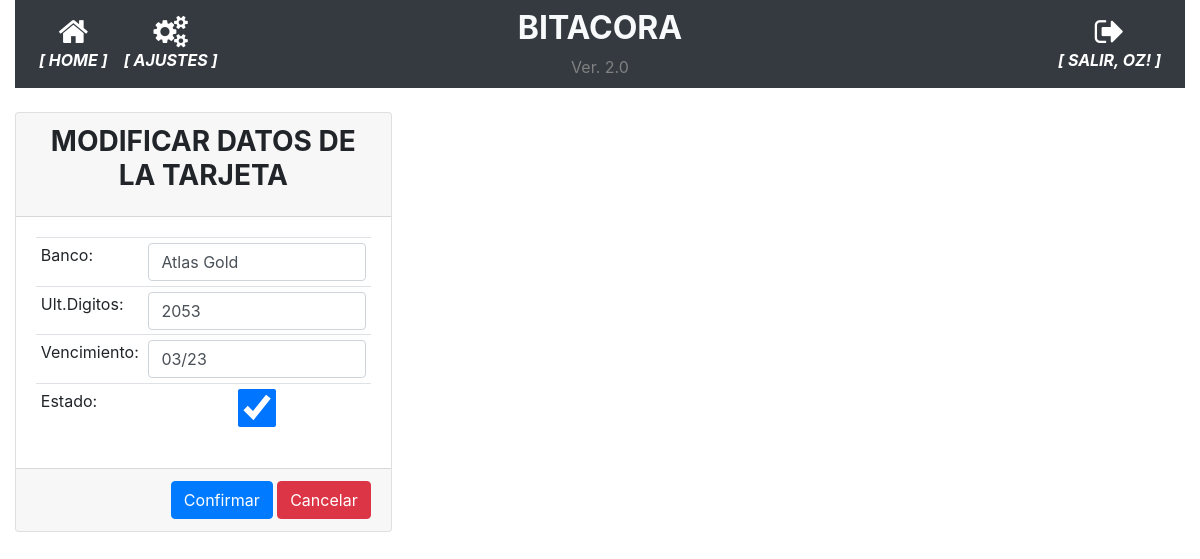
The page /modificar_tarjeta/1 (signed in) on the database as committed earlier.
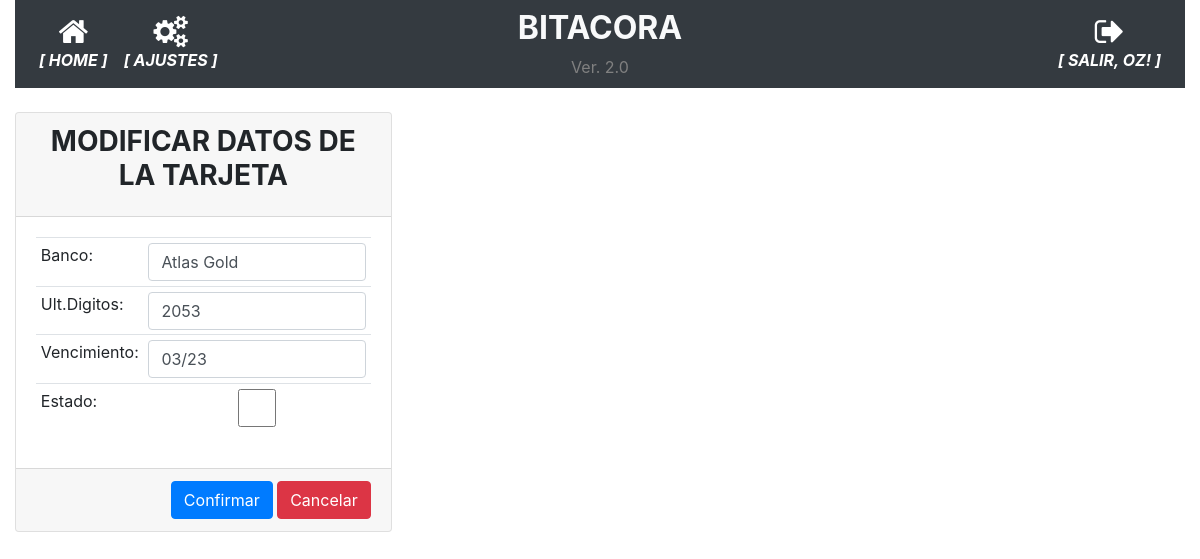
The same page on the database as committed later.
### app/models.py (models this page shows, shortened)
class Tarjetas(db.Model):
    __tablename__='tarjetas'
    id = db.Column(db.Integer, primary_key=True)
    banco = db.Column(db.String(100), nullable=False)
    numero = db.Column(db.String(100), nullable=False)
    vencimiento = db.Column(db.String(10), nullable=False)
    estado = db.Column(db.Boolean, server_default=u'False')

### app/routes.py (the view)
@app.route('/modificar_tarjeta/<int:tarjeta_id>', methods=['GET', 'POST'])
@login_required
def modificar_tarjeta(tarjeta_id):
    operacion = Tarjetas.query.get(tarjeta_id)
    form = FormularioTarjetas()
    if operacion:
        if form.validate_on_submit():
            operacion.banco = form.banco.data
            operacion.numero = form.numero.data
            operacion.vencimiento = form.vencimiento.data
            operacion.estado = form.estado.data
            db.session.commit()
            flash('Se modifico la tarjeta con exito.')
            return redirect(url_for('parametrico'))
        else:
            for k, v in form.errors.items():
                flash('Error en: '+k)
        form.banco.data = operacion.banco
        form.numero.data = operacion.numero
        form.vencimiento.data = operacion.vencimiento
        form.estado.data = operacion.estado
        return render_template('modificar_tarjeta.html', form=form, tarjeta_id=tarjeta_id)
    else:
        flash('No se encontro la tarjeta a modificar.')
    return redirect(url_for('index'))

### app/formularios.py
class FormularioTarjetas(FlaskForm):
    banco = StringField('Banco', validators={DataRequired()})
    numero = StringField('Ult.Digito')
    vencimiento = StringField('Venc.', validators={DataRequired()})
    estado = BooleanField('Estado')
    submit = SubmitField('Confirmar')

### app/models.py (called while the page is built)
@login.user_loader
def load_user(id):
    return User.query.get(int(id))

### app/templates/modificar_tarjeta.html (shortened to what this page needs)
{% extends "base.html" %}
{% block main %}
<form action="{{ url_for('modificar_tarjeta', tarjeta_id=tarjeta_id) }}" method="post">
  <div class="card-columns">
    <div class="card">
        <div class="card-header">
            <h3 class="card-title text-center"><strong>MODIFICAR DATOS DE LA TARJETA</strong></h3>
        </div>
        <div class="card-body">
            <table class="table table-sm">
                <tr><td>Banco:</td><td><strong>{{ form.banco(class="form-control") }}</strong></td></tr>
                <tr><td>Ult.Digitos:</td><td><strong>{{ form.numero(class="form-control") }}</strong></td></tr>
                <tr><td>Vencimiento:</td><td><strong>{{ form.vencimiento(class="form-control") }}</strong></td></tr>
                <tr><td>Estado:</td><td><strong>{{ form.estado(class="form-control") }}</strong></td></tr>
            </table>
        </div>
        <div class="card-footer text-muted text-right">
            {{ form.submit(class="btn btn-primary") }}
            <a href="#" onclick="goBack()" class="btn btn-danger">Cancelar</a>
        </div>
    </div>
  </div>
</form>
{% endblock %}

Rows that differ between the two databases and show on the page:
changed Tarjetas "Atlas Gold": estado "☑" → "☐"
